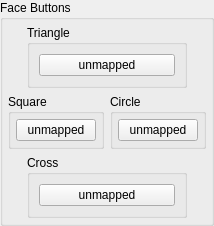
           <widget class="QGroupBox" name="gb_face_buttons">
            <property name="sizePolicy">
             <sizepolicy hsizetype="Preferred" vsizetype="Fixed">
              <horstretch>0</horstretch>
              <verstretch>0</verstretch>
             </sizepolicy>
            </property>
            <property name="title">
             <string>Face Buttons</string>
            </property>
            <layout class="QVBoxLayout" name="gb_face_buttons_layout">
             <property name="leftMargin">
              <number>5</number>
             </property>
             <property name="topMargin">
              <number>5</number>
             </property>
             <property name="rightMargin">
              <number>5</number>
             </property>
             <property name="bottomMargin">
              <number>5</number>
             </property>
             <item>
              <widget class="QWidget" name="widget_triangle" native="true">
               <layout class="QHBoxLayout" name="widget_triangle_layout">
                <property name="leftMargin">
                 <number>0</number>
                </property>
                <property name="topMargin">
                 <number>0</number>
                </property>
                <property name="rightMargin">
                 <number>0</number>
                </property>
                <property name="bottomMargin">
                 <number>0</number>
                </property>
                <item>
                 <widget class="QGroupBox" name="gb_triangle">
                  <property name="sizePolicy">
                   <sizepolicy hsizetype="Preferred" vsizetype="Fixed">
                    <horstretch>0</horstretch>
                    <verstretch>0</verstretch>
                   </sizepolicy>
                  </property>
                  <property name="minimumSize">
                   <size>
                    <width>160</width>
                    <height>0</height>
                   </size>
                  </property>
                  <property name="maximumSize">
                   <size>
                    <width>0</width>
                    <height>16777215</height>
                   </size>
                  </property>
                  <property name="title">
                   <string>Triangle</string>
                  </property>
                  <layout class="QVBoxLayout" name="verticalLayout_3">
                   <item>
                    <widget class="QPushButton" name="TriangleButton">
                     <property name="focusPolicy">
                      <enum>Qt::FocusPolicy::NoFocus</enum>
                     </property>
                     <property name="text">
                      <string>unmapped</string>
                     </property>
                    </widget>
                   </item>
                  </layout>
                 </widget>
                </item>
               </layout>
              </widget>
             </item>
             <item>
              <layout class="QHBoxLayout" name="layout_square_circle">
               <item>
                <widget class="QGroupBox" name="gb_square">
                 <property name="title">
                  <string>Square</string>
                 </property>
                 <layout class="QVBoxLayout" name="gb_square_layout">
                  <property name="leftMargin">
                   <number>5</number>
                  </property>
                  <property name="topMargin">
                   <number>5</number>
                  </property>
                  <property name="rightMargin">
                   <number>5</number>
                  </property>
                  <property name="bottomMargin">
                   <number>5</number>
                  </property>
                  <item>
                   <widget class="QPushButton" name="SquareButton">
                    <property name="focusPolicy">
                     <enum>Qt::FocusPolicy::NoFocus</enum>
                    </property>
                    <property name="text">
                     <string>unmapped</string>
                    </property>
                   </widget>
                  </item>
                 </layout>
                </widget>
               </item>
               <item>
                <widget class="QGroupBox" name="gb_circle">
                 <property name="title">
                  <string>Circle</string>
                 </property>
                 <layout class="QVBoxLayout" name="gb_circle_layout">
                  <property name="leftMargin">
                   <number>5</number>
                  </property>
                  <property name="topMargin">
                   <number>5</number>
                  </property>
                  <property name="rightMargin">
                   <number>5</number>
                  </property>
                  <property name="bottomMargin">
                   <number>5</number>
                  </property>
                  <item>
                   <widget class="QPushButton" name="CircleButton">
                    <property name="focusPolicy">
                     <enum>Qt::FocusPolicy::NoFocus</enum>
                    </property>
                    <property name="text">
                     <string>unmapped</string>
                    </property>
                   </widget>
                  </item>
                 </layout>
                </widget>
               </item>
              </layout>
             </item>
             <item>
              <widget class="QWidget" name="widget_cross" native="true">
               <layout class="QHBoxLayout" name="widget_cross_layout">
                <property name="leftMargin">
                 <number>0</number>
                </property>
                <property name="topMargin">
                 <number>0</number>
                </property>
                <property name="rightMargin">
                 <number>0</number>
                </property>
                <property name="bottomMargin">
                 <number>0</number>
                </property>
                <item>
                 <widget class="QGroupBox" name="gb_cross">
                  <property name="minimumSize">
                   <size>
                    <width>160</width>
                    <height>0</height>
                   </size>
                  </property>
                  <property name="maximumSize">
                   <size>
                    <width>124</width>
                    <height>16777215</height>
                   </size>
                  </property>
                  <property name="title">
                   <string>Cross</string>
                  </property>
                  <layout class="QVBoxLayout" name="verticalLayout_5">
                   <item>
                    <widget class="QPushButton" name="CrossButton">
                     <property name="focusPolicy">
                      <enum>Qt::FocusPolicy::NoFocus</enum>
                     </property>
                     <property name="text">
                      <string>unmapped</string>
                     </property>
                    </widget>
                   </item>
                  </layout>
                 </widget>
                </item>
               </layout>
              </widget>
             </item>
            </layout>
           </widget>
